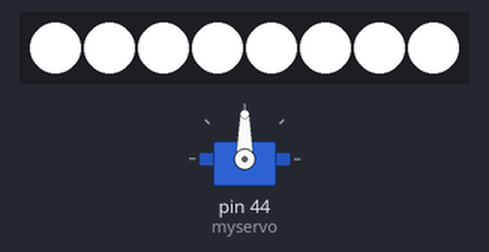
This sketch was run on a simulated Arduino Mega 2560, built with avr-gcc and run on an emulated ATmega2560. Parts: servo, 8 RGB LEDs in strip order, left to right.

Above: at 0.1 s.
At 127.1 s:
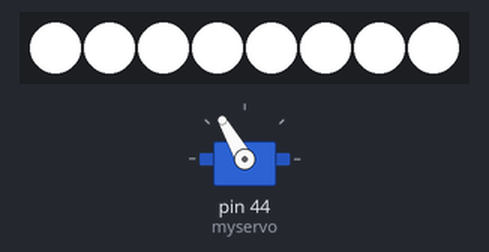
Timing chart, 0 to 130.0 s (numbered marks = the images above):
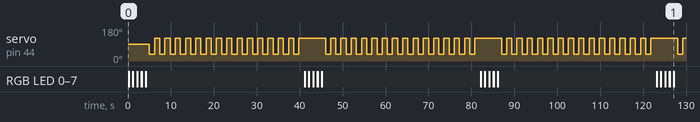

The sketch:

servo_motor_kits_de_resgate_V2.ino
```cpp
/*
================================================================ PROGRAMAÇÃO SERVO MOTOR KITS DE RESGATE =================================================================================================
Autor: Murilo
Data da criação: 23/07/2025
Data da última modificação: 12/08/2025

Campo de observações:
N\A
============================================================================================================================================================================================================
*/

// Inclusão de bibliotecas
#include <Servo.h> // Biblioteca para uso do servo motor SG90
#include <Adafruit_NeoPixel.h> // Biblioteca para uso do LED

#define PIN 3 // Porta do arduino onde o led está conectado
#define NUMLED 8 // Números de led que há na fita
#define DELAYLOOP 100 // Intervalo entre as piscadas do led

Adafruit_NeoPixel pixels(NUMLED, PIN, NEO_GRB + NEO_KHZ800);
Servo myservo;  // cria um objeto para controlar o servo

void setup()
{
  Serial.begin(9600); // Inicializa a comunicação serial
  myservo.attach(44); // Atribui o servo na porta 44
  pixels.begin(); // Inicializa o LED
}

void loop()
{
  depositaKit(15);
  // Verifica se existe pelo menos 1 byte disponível para leitura
  /*if (Serial.available() > 0)
  {
    byte byte_recebido = Serial.read();  // Lê o byte recebido

    // Verificar a cor/letra detectada pela Raspberry
    if (byte_recebido == 0x03) { // Cor verde
      Serial.println("Cor: verde");
    }
    else if (byte_recebido == 0x05) { // Cor vermelho
      Serial.println("Cor: vermelho");
      depositaKit(2); // Deposita 2 kits
    }
    else if (byte_recebido == 0x07) { // Cor amarelo
      Serial.println("Cor: amarelo");
      depositaKit(1); // Deposita 1 kit
    }
    else if (byte_recebido == 0x09) { // Letra H
      Serial.println("Letra: H");
      depositaKit(2); // Deposita 2 kits
    }
    else if (byte_recebido == 0x11) { // Letra S
      Serial.println("Letra: S");
      depositaKit(1); // Deposita 1 kit
    }
    else if (byte_recebido == 0x13) { // Letra U
      Serial.println("Letra: U");
    }
    else { // Valor inválido
      Serial.println("Letra ou cor desconhecida");
    }

    limpaBuffer(); // Limpa bytes restantes do buffer
  }*/
}

// Funções auxiliares
void depositaKit(int qntdKit)
{
  // Pisca os LEDs 5 vezes
  for (int j = 0; j < 5; j++)
  {
    // Acende todos os LEDs em branco
    for (int i = 0; i < NUMLED; i++)
    {
      pixels.setPixelColor(i, pixels.Color(255, 255, 255)); // branco
    }
    pixels.show();
    delay(500);

    // Apaga todos os LEDs
    pixels.clear();
    pixels.show();
    delay(500);
  }

  // Garante que os LEDs fiquem desligados após os 5 piscos
  pixels.clear();
  pixels.show();

  // Gira o servo para depositar os kits de resgate
  for (int i = 0; i < qntdKit; i++)
  {
    myservo.write(35);   // Posição inicial
    delay(1200);         // Tempo para chegar
    myservo.write(120);  // Posição final
    delay(1200);         // Tempo para chegar
  }
}

void limpaBuffer()
{
  while (Serial.available() > 0)
  {
    Serial.read(); // descarta byte a byte
  }
}
```

Measured:
- by itself, servo on pin 44 (myservo): repeats every 41.0 s: 35° 1.2 s, 120° 6.2 s, 14 × (35° 1.2 s, 120° 1.2 s)
- by itself, RGB LED 0–7: repeats every 41.0 s: 4 × (off 0.50 s, RGB(255, 255, 255) 0.50 s), off 36.5 s, RGB(255, 255, 255) 0.50 s
